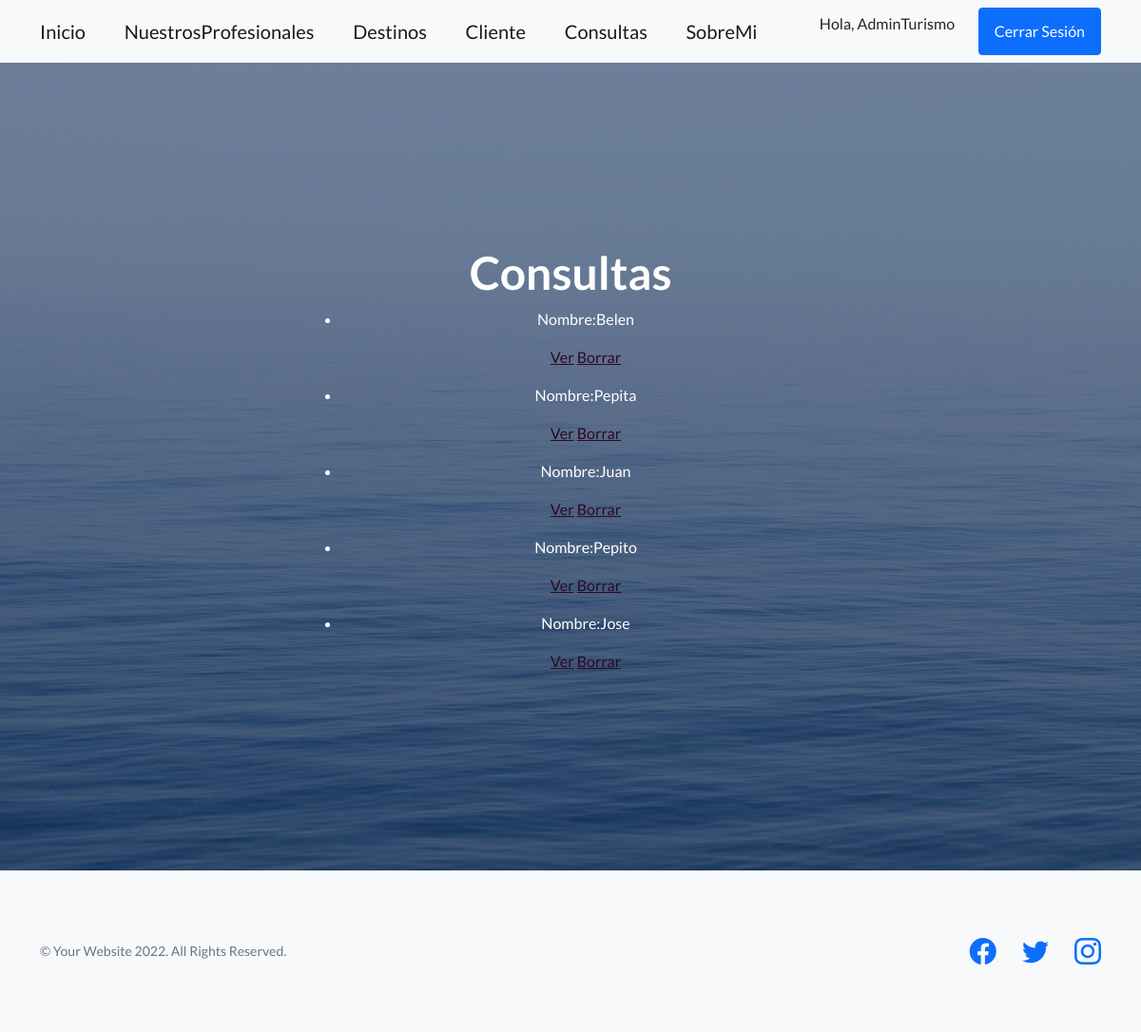
The page /Turismo/consultas/lista (signed in) on the database its author committed.
### Turismo/models.py (models this page shows, shortened)
class Consultas(models.Model):
    nombre = models.CharField(max_length=40)
    apellido = models.CharField(max_length=40)
    email = models.EmailField()
    consulta = models.TextField(default="")
    class Meta:
        verbose_name_plural = "Consultas"

### Turismo/views.py (the view)
# urls.py: path('consultas/lista', views.ConsultasList.as_view(), name ="ListConsultas"),
class ConsultasList(LoginRequiredMixin, ListView):
    model = Consultas
    template_name = "Turismo/listaConsultas.html"

### Turismo/templates/Turismo/listaConsultas.html
{% extends "Turismo/padre.html" %}
{% load static %}
{% block informacionQueCambia %}
<body>
    <h1>Consultas</h1>
    <ul>
        {% for consultas in object_list %}
        <li>
            <p>Nombre:{{consultas.nombre}} </p>
            <p>
                <a style="color:rgb(46, 9, 35)" href="{% url 'Detail' consultas.id %}">Ver</a>
                <a style="color:rgb(46, 9, 35)" href="{% url 'Delete' consultas.id %}">Borrar</a>
            </p>
        </li>
        {% endfor %}
    </ul>
</body>
{% endblock %}

### Turismo/templates/Turismo/padre.html (shortened to what this page needs)
<!DOCTYPE html>
<html lang="en">
    <head>
        {% load static %}
        <link href="https://cdn.jsdelivr.net/npm/bootstrap-icons@1.5.0/font/bootstrap-icons.css" rel="stylesheet" type="text/css" />
        <link href="{% static 'Turismo/css/styles.css' %}" rel="stylesheet" />
    </head>
    <body>
        <nav class="navbar navbar-light bg-light static-top">
            <div class="container">
                <a class="navbar-brand" href="{% url 'Inicio' %}">Inicio</a>
                <a class="navbar-brand" href="{% url 'ListaProfesionales' %}">NuestrosProfesionales</a>
                <a class="navbar-brand" href="{% url 'Destinos' %}">Destinos</a>
                <a class="navbar-brand" href="{% url 'Cliente' %}">Cliente</a>
                <a class="navbar-brand" href="{% url 'Consultas' %}">Consultas</a>
                <a class="navbar-brand" href="{% url 'Abautme' %}">SobreMi</a>
                {% if user.is_authenticated %}
                <p>Hola, {{user.username}}</p>
                <a class="btn btn-primary" href="{% url 'Logout' %}">Cerrar Sesión</a>
                {% else %}
                <a class="btn btn-primary" href="{% url 'Login' %}">Iniciar Sesión</a>
                {% endif %}
            </div>
        </nav>
        <header class="masthead">
            <div class="container position-relative">
                <div class="row justify-content-center">
                    <div class="col-xl-6">
                        <div class="text-center text-white">
                            {% block informacionQueCambia %}
                            {% endblock %}
                        </div>
                    </div>
                </div>
            </div>
        </header>
        <footer class="footer bg-light">
            <div class="container">
                <div class="row">
                    <div class="col-lg-6 h-100 text-center text-lg-start my-auto">
                        <p class="text-muted small mb-4 mb-lg-0">&copy; Your Website 2022. All Rights Reserved.</p>
                    </div>
                    <div class="col-lg-6 h-100 text-center text-lg-end my-auto">
                        <ul class="list-inline mb-0">
                            <li class="list-inline-item me-4">
                                <a href="https://es-la.facebook.com/"><i class="bi-facebook fs-3"></i></a>
                            </li>
                            <li class="list-inline-item me-4">
                                <a href="https://twitter.com"><i class="bi-twitter fs-3"></i></a>
                            </li>
                            <li class="list-inline-item">
                                <a href="https://www.instagram.com"><i class="bi-instagram fs-3"></i></a>
                            </li>
                        </ul>
                    </div>
                </div>
            </div>
        </footer>
    </body>
</html>

### rows shown on the page
Consultas: nombre "Belen"
Consultas: nombre "Pepita"
Consultas: nombre "Juan"
Consultas: nombre "Pepito"
Consultas: nombre "Jose"

### other values the page prints
{{ user.username }} "AdminTurismo"
